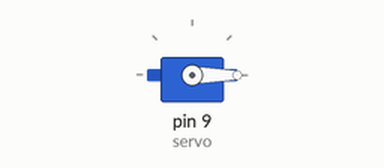
Simulated run of this sketch. Board: Arduino Uno, built with avr-gcc and run on an emulated ATmega328P. Shown: servo.

Above: at 0.1 s.
At 7.1 s:
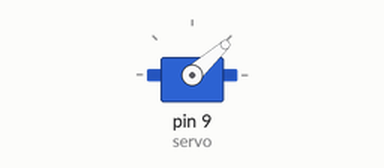
At 15.1 s:
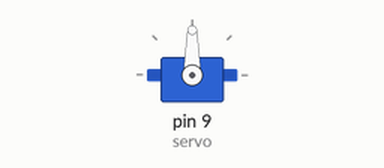
At 30.1 s:
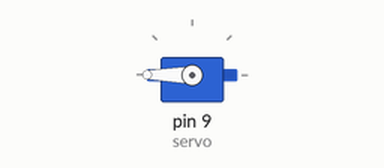
Timing chart, 0 to 40.0 s (numbered marks = the images above):
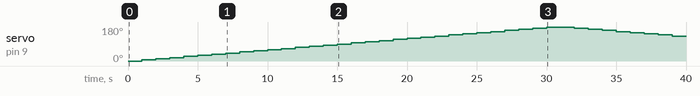

The sketch:

ServoMotorSG40.ino
```cpp
#include <Servo.h>

Servo servo;

int pos = 0;    // variable to store the servo position

void setup() {
  servo.attach(9);  // attaches the servo on pin 9 to the servo object
  servo.write(0);
}


// Servo Motor, which will return to 0 degree after exactly 1 minute, every 1 second is 6 degrees.


void loop() {
  //First 30 seconds, 180/6 = 30 seconds, forward
  for (pos = 0; pos <= 180; pos += 6) {
    servo.write(pos);              // tell servo to go to position in variable 'pos'
    delay(1000);                       // waits 1000ms for it to reach
  }
  // Next 30 seconds, backwards..
  for (pos = 180; pos >= 0; pos -= 6) {
    servo.write(pos);
    delay(1000);
  }
}
```

Measured:
- by itself, servo on pin 9 (servo): rises from 0° to 180° in 29.0 s, then falls to 132° in 9.0 s
